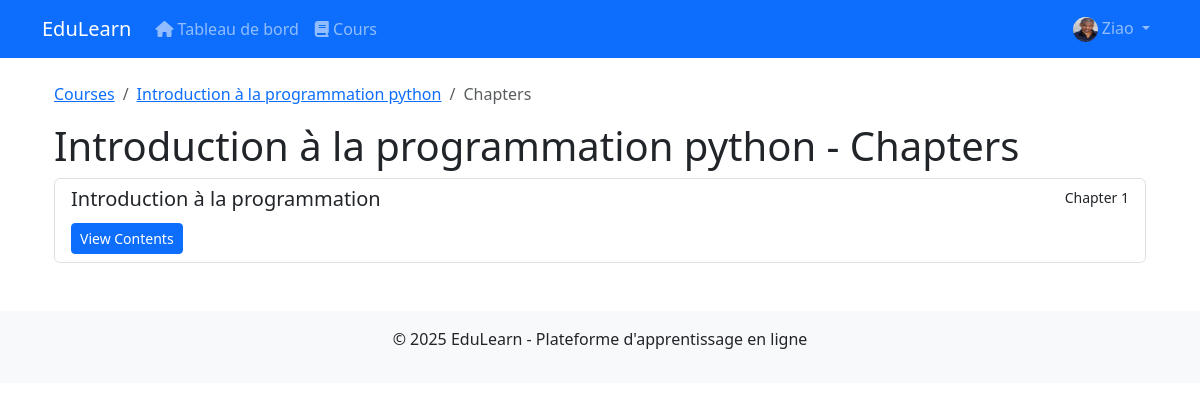
The page /courses/1/chapters/ (signed in) on the database its author committed.
### users/models.py (models this page shows, shortened)
class User(AbstractUser):
    STUDENT = 'student'
    TEACHER = 'teacher'
    ADMIN = 'admin'
    ROLE_CHOICES = [
        (STUDENT, 'Élève'),
        (TEACHER, 'Enseignant'),
        (ADMIN, 'Administrateur'),
    ]
    role = models.CharField(max_length=10, choices=ROLE_CHOICES, default=STUDENT)
    profile_pic = models.ImageField(upload_to='profile_pics', blank=True, null=True)
    bio = models.TextField(blank=True, null=True)
    def is_admin_user(self):
        return self.role == self.ADMIN and self.is_active

### courses/models.py (models this page shows, shortened)
class Course(models.Model):
    title = models.CharField(max_length=200)
    subject = models.ForeignKey(Subject, on_delete=models.CASCADE, related_name='courses')
    teacher = models.ForeignKey(User, on_delete=models.CASCADE, related_name='courses_teaching')
    description = models.TextField()
    image = models.ImageField(upload_to='course_images', blank=True, null=True)
    created_at = models.DateTimeField(auto_now_add=True)
    updated_at = models.DateTimeField(auto_now=True)
    students = models.ManyToManyField(User, related_name='courses_enrolled', blank=True)

class Chapter(models.Model):
    course = models.ForeignKey(Course, on_delete=models.CASCADE, related_name='chapters')
    title = models.CharField(max_length=200)
    order = models.PositiveIntegerField(default=1)
    class Meta:
        ordering = ['order']

### courses/views.py (the view)
# urls.py: path('<int:course_id>/chapters/', views.chapter_list, name='chapter_list'),
def chapter_list(request, course_id):
    course = get_object_or_404(Course, id=course_id)
    chapters = course.chapters.all()
    if not (request.user.is_authenticated and
            (course.teacher == request.user or
             course.students.filter(id=request.user.id).exists() or
             request.user.is_admin_user())):
        return HttpResponseForbidden("You must be enrolled in this course to view its chapters")
    return render(request, 'courses/chapter_list.html', {
        'course': course,
        'chapters': chapters
    })

### templates/courses/chapter_list.html (shortened to what this page needs)
{% extends 'base.html' %}
{% block content %}
<div class="container my-4">
    <nav aria-label="breadcrumb">
        <ol class="breadcrumb">
            <li class="breadcrumb-item"><a href="{% url 'courses:course_list' %}">Courses</a></li>
            <li class="breadcrumb-item"><a href="{% url 'courses:course_detail' course.id %}">{{ course.title }}</a></li>
            <li class="breadcrumb-item active" aria-current="page">Chapters</li>
        </ol>
    </nav>
    <h1>{{ course.title }} - Chapters</h1>
    {% if chapters %}
        <div class="list-group mb-4">
            {% for chapter in chapters %}
            <div class="list-group-item list-group-item-action">
                <div class="d-flex w-100 justify-content-between">
                    <h5 class="mb-1">{{ chapter.title }}</h5>
                    <small>Chapter {{ chapter.order }}</small>
                </div>
                <div class="mt-2">
                    <a href="{% url 'courses:chapter_detail' chapter.id %}" class="btn btn-sm btn-primary">View Contents</a>
                </div>
            </div>
            {% endfor %}
        </div>
    {% else %}
        <div class="alert alert-info">This course has no chapters yet.</div>
    {% endif %}
</div>
{% endblock %}

### templates/base.html (shortened to what this page needs)
<!DOCTYPE html>
<html lang="fr">
<head>
    <link href="https://cdn.jsdelivr.net/npm/bootstrap@5.3.0/dist/css/bootstrap.min.css" rel="stylesheet">
    <link rel="stylesheet" href="https://cdnjs.cloudflare.com/ajax/libs/font-awesome/6.4.0/css/all.min.css">
</head>
<body>
    <nav class="navbar navbar-expand-lg navbar-dark bg-primary">
        <div class="container">
            <a class="navbar-brand" href="{% url 'home' %}">EduLearn</a>
            <div class="collapse navbar-collapse" id="navbarNav">
                <ul class="navbar-nav">
                    {% if user.is_authenticated %}
                        <li class="nav-item">
                            <a class="nav-link" href="{% url 'dashboard:home' %}">
                                <i class="fas fa-home"></i> Tableau de bord
                            </a>
                        </li>
                        <li class="nav-item">
                            <a class="nav-link" href="{% url 'courses:course_list' %}">
                                <i class="fas fa-book"></i> Cours
                            </a>
                        </li>
                    {% endif %}
                </ul>
                <ul class="navbar-nav ms-auto">
                    {% if user.is_authenticated %}
                        <li class="nav-item dropdown">
                            <a class="nav-link dropdown-toggle" href="#" id="userDropdown" role="button" data-bs-toggle="dropdown">
                                {% if user.profile_pic %}
                                    <img src="{{ user.profile_pic.url }}" alt="Profile" class="rounded-circle" style="width: 25px; height: 25px;">
                                {% else %}
                                    <i class="fas fa-user-circle"></i>
                                {% endif %}
                                {{ user.username }}
                            </a>
                        </li>
                    {% endif %}
                </ul>
            </div>
        </div>
    </nav>
    <div class="container mt-4">
        {% block content %}{% endblock %}
    </div>
    <footer class="mt-5 py-3 bg-light text-center">
        <div class="container">
            <p>&copy; {% now "Y" %} EduLearn - Plateforme d'apprentissage en ligne</p>
        </div>
    </footer>
</body>
</html>

### rows shown on the page
User: profile_pic (picture), username "Ziao"
Course: title "Introduction à la programmation python"
Chapter: title "Introduction à la programmation", order "1"
